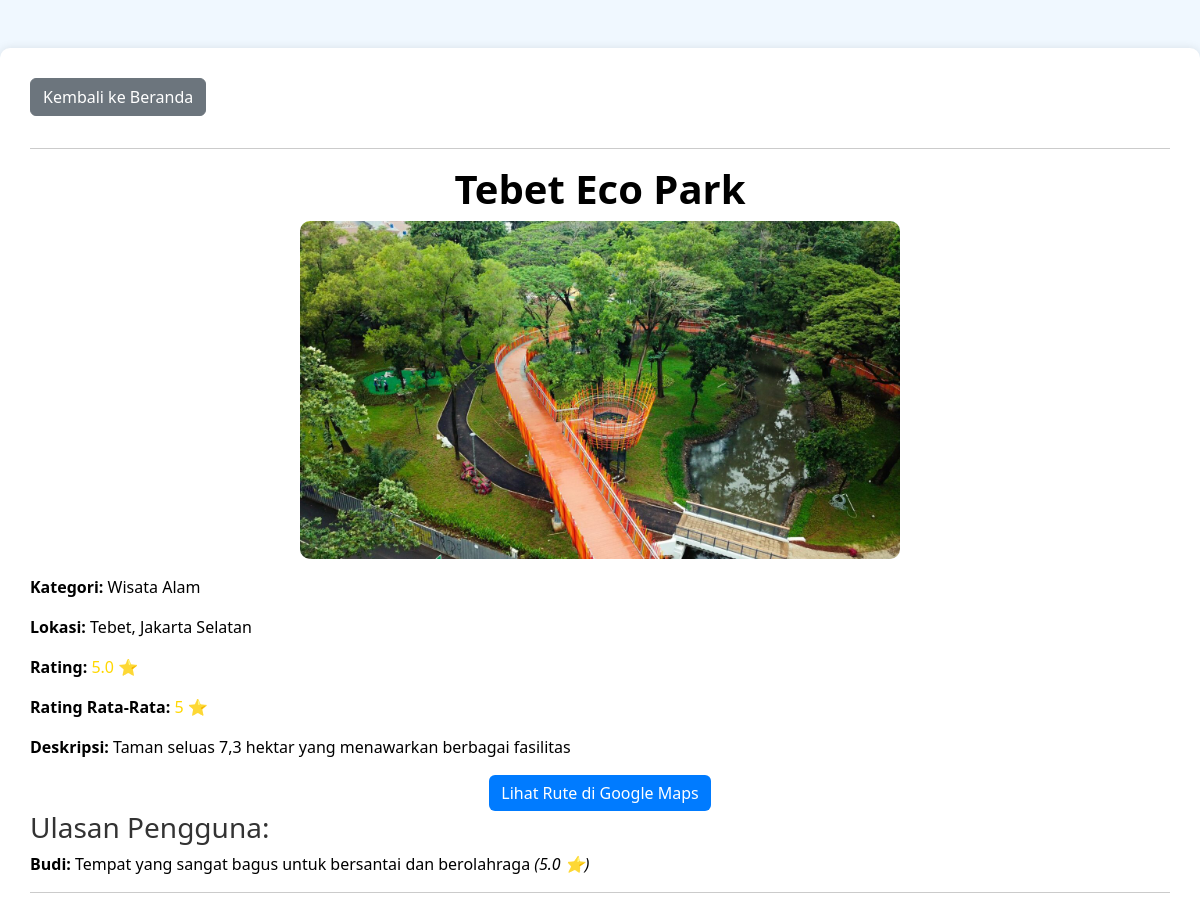
Screenshot of /detail.php?id=1 with the database file from the repository.
### tables this page shows
CREATE TABLE `wisata` (
  `id` int(11) NOT NULL,
  `nama` varchar(255) NOT NULL,
  `kategori` varchar(50) DEFAULT NULL,
  `deskripsi` text DEFAULT NULL,
  `lokasi` varchar(255) DEFAULT NULL,
  `rating` decimal(2,1) DEFAULT NULL,
  `foto` varchar(255) DEFAULT NULL,
  `lat` decimal(10,6) DEFAULT NULL,
  `lng` decimal(10,6) DEFAULT NULL
);

CREATE TABLE `ulasan` (
  `id` int(11) NOT NULL,
  `id_wisata` int(11) NOT NULL,
  `nama_pengguna` varchar(100) DEFAULT NULL,
  `rating` decimal(2,1) DEFAULT NULL,
  `komentar` text DEFAULT NULL,
  `tanggal` datetime DEFAULT NULL
);

### detail.php (the view, shortened to what this page needs)
<?php include 'db.php'; ?>
<!DOCTYPE html>
<html lang="en">
<head>
    <link href="https://cdn.jsdelivr.net/npm/bootstrap@5.3.0/dist/css/bootstrap.min.css" rel="stylesheet">
    <link rel="stylesheet" href="style.css">
</head>
<body>
    <div class="container mt-5">
        <a href="index.php" class="btn btn-secondary mb-3">Kembali ke Beranda</a>
        <hr>
        <?php
        $id = isset($_GET['id']) ? intval($_GET['id']) : 0;
        $query = "SELECT * FROM wisata WHERE id = $id";
        $result = $conn->query($query);
        if ($result->num_rows > 0) {
            $row = $result->fetch_assoc();
            echo "<h1 class='text-center'>{$row['nama']}</h1>";
            echo "<div class='text-center'><img src='uploads/{$row['foto']}' alt='{$row['nama']}' class='img-fluid' style='max-width: 600px;'></div>";
            echo "<p class='mt-3'><strong>Kategori:</strong> {$row['kategori']}</p>";
            echo "<p><strong>Lokasi:</strong> {$row['lokasi']}</p>";
            echo "<p><strong>Rating:</strong> <span class='rating'>{$row['rating']} ⭐</span></p>";
            $queryRating = "SELECT AVG(rating) as avg_rating FROM ulasan WHERE id_wisata = $id";
            $resultRating = $conn->query($queryRating);
            $avgRating = $resultRating->fetch_assoc()['avg_rating'];
            echo "<p><strong>Rating Rata-Rata:</strong> <span class='rating'>" . round($avgRating, 1) . " ⭐</span></p>";
            echo "<p><strong>Deskripsi:</strong> {$row['deskripsi']}</p>";
            echo '<div class="text-center"><a href="https://www.google.com/maps/search/?api=1&query=' . $row['lat'] . ',' . $row['lng'] . '" target="_blank" class="btn btn-primary">Lihat Rute di Google Maps</a></div>';
            $queryUlasan = "SELECT * FROM ulasan WHERE id_wisata = $id ORDER BY tanggal DESC";
            $resultUlasan = $conn->query($queryUlasan);
            if ($resultUlasan->num_rows > 0) {
                echo "<h3>Ulasan Pengguna:</h3>";
                while ($ulasan = $resultUlasan->fetch_assoc()) {
                    echo "<p><strong>{$ulasan['nama_pengguna']}:</strong> {$ulasan['komentar']} <em>({$ulasan['rating']} ⭐)</em></p>";
                }
            } else {
                echo "<p>Tidak ada ulasan untuk tempat ini.</p>";
            }
        } else {
            echo "<p>Data tidak ditemukan.</p>";
        }
        ?>
        <hr>
    </div>
</body>
</html>

### style.css (style rules this page uses)
* { margin: 0; padding: 0; box-sizing: border-box; }
body { font-family: 'Segoe UI', Tahoma, Geneva, Verdana, sans-serif; background-color: #f4f7fa; color: #333; }
.container { max-width: 1200px; margin: 0 auto; }

### detail.php (style rules this page uses)
body { background-color: #f0f8ff; }
.container { margin-top: 50px; background-color: #ffffff; padding: 30px; border-radius: 10px; box-shadow: 0 0 10px rgba(0, 0, 0, 0.1); }
.img-fluid { border-radius: 10px; transition: transform 0.3s; }
.btn-primary { background-color: #007bff; border: none; }
.rating { color: gold; }
h1, h2 { color: black; font-weight: bold; }
p { color: black; }

### rows the page displays
wisata: nama "Tebet Eco Park", foto (picture), kategori "Wisata Alam", lokasi "Tebet, Jakarta Selatan", rating "5.0", deskripsi "Taman seluas 7,3 hektar yang menawarkan berbagai fasilitas"
ulasan: nama_pengguna "Budi", komentar "Tempat yang sangat bagus untuk bersantai dan berolahraga", rating "5.0"

### other values shown
$avgRating "5"
